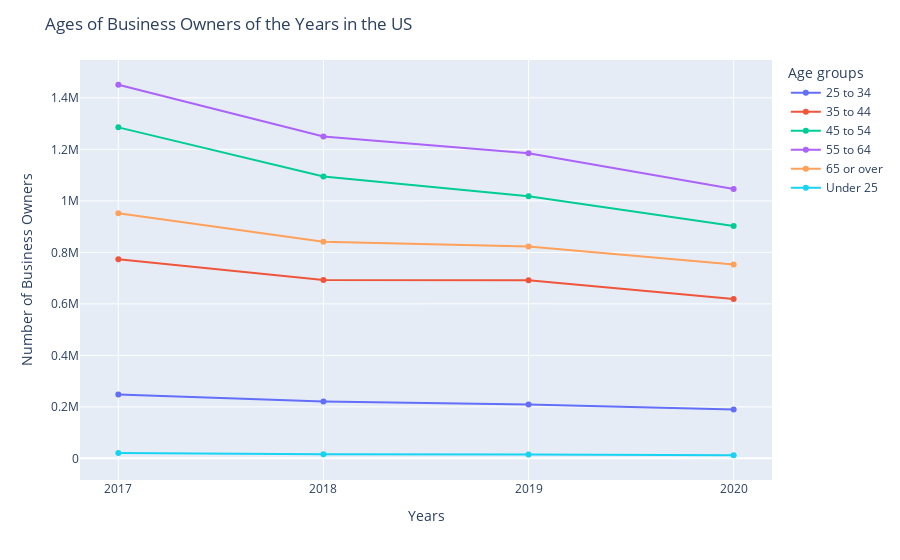

This figure's notebook cell:
### Code cell
cols = [x for x in newdf.columns]
print(cols)

fig = px.line(newdf, x=newdf.index, y=cols,markers=True)

fig.update_layout(title='Ages of Business Owners of the Years in the US',
                   xaxis_title='Years',
                   yaxis_title='Number of Business Owners',
                   legend_title="Age groups")

fig.show()

### Figure 1 — Plotly figure (JSON) as saved in the notebook; plotly's stock layout.template omitted (floating-point values rounded to 4 significant figures)
{"data": [{"hovertemplate": "variable=25 to 34<br>YEAR=%{x}<br>value=%{y}<extra></extra>", "legendgroup": "25 to 34", "line": {"color": "#636efa", "dash": "solid"}, "marker": {"symbol": "circle"}, "mode": "lines+markers", "name": "25 to 34", "orientation": "v", "showlegend": true, "type": "scatter", "x": ["2017", "2018", "2019", "2020"], "xaxis": "x", "y": [247936, 220886, 209246, 189780], "yaxis": "y"}, {"hovertemplate": "variable=35 to 44<br>YEAR=%{x}<br>value=%{y}<extra></extra>", "legendgroup": "35 to 44", "line": {"color": "#EF553B", "dash": "solid"}, "marker": {"symbol": "circle"}, "mode": "lines+markers", "name": "35 to 44", "orientation": "v", "showlegend": true, "type": "scatter", "x": ["2017", "2018", "2019", "2020"], "xaxis": "x", "y": [773007, 692737, 692067, 618526], "yaxis": "y"}, {"hovertemplate": "variable=45 to 54<br>YEAR=%{x}<br>value=%{y}<extra></extra>", "legendgroup": "45 to 54", "line": {"color": "#00cc96", "dash": "solid"}, "marker": {"symbol": "circle"}, "mode": "lines+markers", "name": "45 to 54", "orientation": "v", "showlegend": true, "type": "scatter", "x": ["2017", "2018", "2019", "2020"], "xaxis": "x", "y": [1285352, 1094449, 1017944, 902631], "yaxis": "y"}, {"hovertemplate": "variable=55 to 64<br>YEAR=%{x}<br>value=%{y}<extra></extra>", "legendgroup": "55 to 64", "line": {"color": "#ab63fa", "dash": "solid"}, "marker": {"symbol": "circle"}, "mode": "lines+markers", "name": "55 to 64", "orientation": "v", "showlegend": true, "type": "scatter", "x": ["2017", "2018", "2019", "2020"], "xaxis": "x", "y": [1450875, 1249570, 1185044, 1046247], "yaxis": "y"}, {"hovertemplate": "variable=65 or over<br>YEAR=%{x}<br>value=%{y}<extra></extra>", "legendgroup": "65 or over", "line": {"color": "#FFA15A", "dash": "solid"}, "marker": {"symbol": "circle"}, "mode": "lines+markers", "name": "65 or over", "orientation": "v", "showlegend": true, "type": "scatter", "x": ["2017", "2018", "2019", "2020"], "xaxis": "x", "y": [951665, 840871, 823130, 753075], "yaxis": "y"}, {"hovertemplate": "variable=Under 25<br>YEAR=%{x}<br>value=%{y}<extra></extra>", "legendgroup": "Under 25", "line": {"color": "#19d3f3", "dash": "solid"}, "marker": {"symbol": "circle"}, "mode": "lines+markers", "name": "Under 25", "orientation": "v", "showlegend": true, "type": "scatter", "x": ["2017", "2018", "2019", "2020"], "xaxis": "x", "y": [20903, 15627, 14926, 12135], "yaxis": "y"}], "layout": {"legend": {"title": {"text": "Age groups"}, "tracegroupgap": 0}, "margin": {"t": 60}, "title": {"text": "Ages of Business Owners of the Years in the US"}, "xaxis": {"anchor": "y", "domain": [0, 1], "title": {"text": "Years"}}, "yaxis": {"anchor": "x", "domain": [0, 1], "title": {"text": "Number of Business Owners"}}}}
